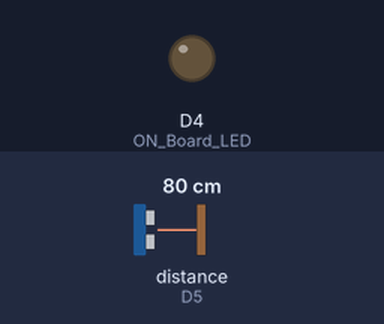
Simulated run of this sketch. Board: ESP8266 (NodeMCU). On the bench: output pins drawn as LEDs (lit = HIGH). Wiring (inferred from the names in the program): ultrasonic range finder: trigger D6; echo D5. The test bench sets the inputs (shaded band); at power-on: distance to the obstacle (sensor on D5) 80 cm. The echo pulse lasts 58.3 µs per cm; WiFi joins after 1.5 s; servers stay silent unless stated; uploads are accepted with an empty reply; pins used as bus, display or sensor lines are not drawn; what the sketch prints to the serial monitor is not drawn.

Above: at 0.0 s.
At 1.8 s:
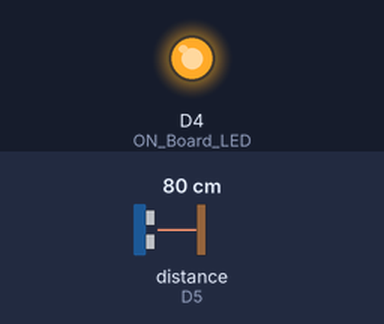
Timing chart, 0 to 3.3 s (numbered marks = the images above):
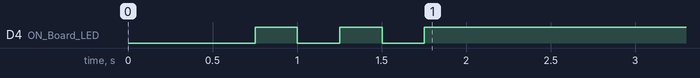

The sketch:

sensor_mcu.ino
```cpp
#include <ESP8266WiFi.h>
#include <WiFiClientSecure.h>

const char* ssid = "GRYFFINDOR";
const char* pass = "Al0homor4";

//----------------------------------------Host & httpsPort
const char* host = "script.google.com";
const int httpsPort = 443;

WiFiClientSecure client; //--> Create a WiFiClientSecure object.

String GAS_ID = "AKfycbzbrCZYlN_KBOaC1KINtv_wKjqQ2s7TDXzZuPL6jyk8r1T9_i55KmEv-1zH02trzDo"; //--> spreadsheet script ID

#define ON_Board_LED 2
const int trigPin = D6;
const int echoPin = D5;

long duration;
int distance;

void setup() {
  pinMode(trigPin, OUTPUT); // Sets the trigPin as an Output
  pinMode(echoPin, INPUT); // Sets the echoPin as an Input
  Serial.begin(9600); // Starts the serial communication
  delay(500);

  WiFi.begin(ssid, pass); //--> Connect to your WiFi router
  Serial.println("");

  pinMode(ON_Board_LED,OUTPUT); //--> On Board LED port Direction output
  digitalWrite(ON_Board_LED, HIGH); //-->

  //----------------------------------------Wait for connection
  Serial.print("Connecting");
  while (WiFi.status() != WL_CONNECTED) {
    Serial.print(".");
    //----------------------------------------Make the On Board Flashing LED on the process of connecting to the wifi router.
    digitalWrite(ON_Board_LED, LOW);
    delay(250);
    digitalWrite(ON_Board_LED, HIGH);
    delay(250);
  }

  digitalWrite(ON_Board_LED, HIGH); //--> Turn off the On Board LED when it is connected to the wifi router.
  //----------------------------------------If successfully connected to the wifi router, the IP Address that will be visited is displayed in the serial monitor
  Serial.println("");
  Serial.print("Successfully connected to : ");
  Serial.println(ssid);
  Serial.print("IP address: ");
  Serial.println(WiFi.localIP());
  Serial.println();

  client.setInsecure();
}

void loop() {
  // Clears the trigPin
  digitalWrite(trigPin, LOW);
  delayMicroseconds(2);

  // Sets the trigPin on HIGH state for 10 micro seconds
  digitalWrite(trigPin, HIGH);
  delayMicroseconds(10);
  digitalWrite(trigPin, LOW);

  // Reads the echoPin, returns the sound wave travel time in microseconds
  duration = pulseIn(echoPin, HIGH);

  // Calculating the distance
  distance= duration*0.0343/2;

  // Prints the distance on the Serial Monitor
  Serial.print("Jarak: ");
  Serial.print(distance);
  Serial.println(" cm");
  delay(1000);

  sendData(distance);
}

void sendData(unsigned int value) {
  Serial.println("==========");
  Serial.print("connecting to ");
  Serial.println(host);

  //----------------------------------------Connect ke Google host
  if (!client.connect(host, httpsPort)) {
    Serial.println("connection failed");
    return;
  }

  //----------------------------------------Proses dan kirim data
  String string_nilai =  String(value, DEC); // fungsi DEC mengakhiri value terakhir

  String url = "/macros/s/" + GAS_ID + "/exec?value1=" + string_nilai; // variabel disamakan dengan yang di script google sheets
  Serial.print("requesting URL: ");
  Serial.println(url);

  client.print(String("GET ") + url + " HTTP/1.1\r\n" +
         "Host: " + host + "\r\n" +
         "User-Agent: BuildFailureDetectorESP8266\r\n" +
         "Connection: close\r\n\r\n");

  Serial.println("request sent");

  //----------------------------------------Check data terkirim atau tidak
  while (client.connected()) {
    String line = client.readStringUntil('\n');
    if (line == "\r") {
      Serial.println("headers received");
      break;
    }
  }
  String line = client.readStringUntil('\n');
  if (line.startsWith("{\"state\":\"success\"")) {
    Serial.println("esp8266/Arduino CI successfull!");
  } else {
    Serial.println("esp8266/Arduino CI has failed");
  }
  Serial.print("reply was : ");
  Serial.println(line);
  Serial.println("closing connection");
  Serial.println("==========");
  Serial.println();
}
```
